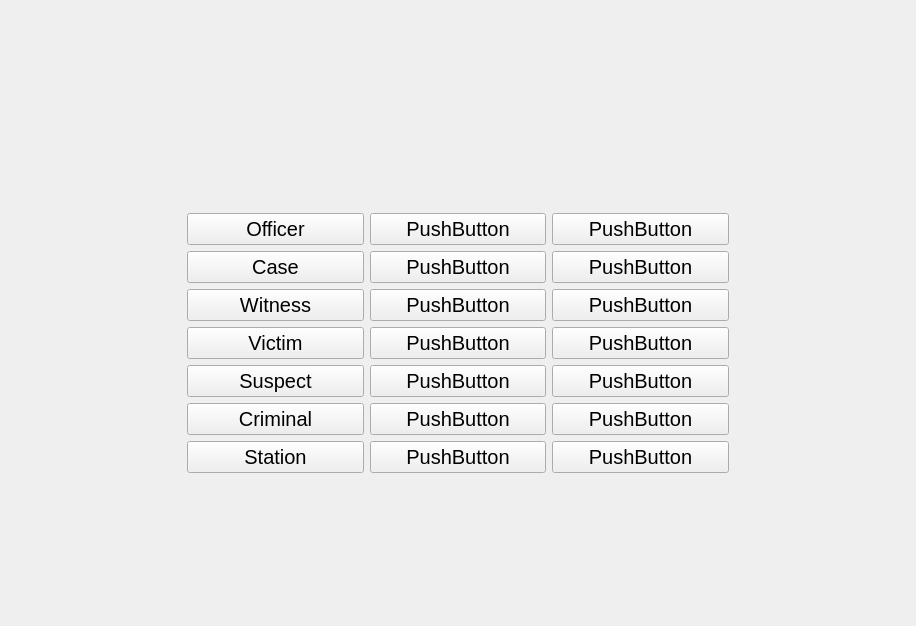
<?xml version="1.0" encoding="UTF-8"?>
<ui version="4.0">
 <class>Form</class>
 <widget class="QWidget" name="Form">
  <property name="geometry">
   <rect>
    <x>0</x>
    <y>0</y>
    <width>916</width>
    <height>626</height>
   </rect>
  </property>
  <property name="windowTitle">
   <string>Form</string>
  </property>
  <layout class="QGridLayout" name="gridLayout_2">
   <item row="2" column="1">
    <layout class="QGridLayout" name="gridLayout">
     <item row="10" column="1">
      <widget class="QPushButton" name="CriminalsBtn">
       <property name="sizePolicy">
        <sizepolicy hsizetype="Minimum" vsizetype="Expanding">
         <horstretch>0</horstretch>
         <verstretch>0</verstretch>
        </sizepolicy>
       </property>
       <property name="font">
        <font>
         <pointsize>15</pointsize>
        </font>
       </property>
       <property name="text">
        <string>Criminal</string>
       </property>
      </widget>
     </item>
     <item row="5" column="5">
      <spacer name="horizontalSpacer_2">
       <property name="orientation">
        <enum>Qt::Horizontal</enum>
       </property>
       <property name="sizeHint" stdset="0">
        <size>
         <width>40</width>
         <height>20</height>
        </size>
       </property>
      </spacer>
     </item>
     <item row="6" column="3">
      <widget class="QPushButton" name="pushButton_5">
       <property name="font">
        <font>
         <pointsize>15</pointsize>
        </font>
       </property>
       <property name="text">
        <string>PushButton</string>
       </property>
      </widget>
     </item>
     <item row="3" column="4">
      <widget class="QPushButton" name="pushButton_10">
       <property name="font">
        <font>
         <pointsize>15</pointsize>
        </font>
       </property>
       <property name="text">
        <string>PushButton</string>
       </property>
      </widget>
     </item>
     <item row="3" column="3">
      <widget class="QPushButton" name="pushButton_4">
       <property name="font">
        <font>
         <pointsize>15</pointsize>
        </font>
       </property>
       <property name="text">
        <string>PushButton</string>
       </property>
      </widget>
     </item>
     <item row="7" column="4">
      <widget class="QPushButton" name="pushButton_12">
       <property name="font">
        <font>
         <pointsize>15</pointsize>
        </font>
       </property>
       <property name="text">
        <string>PushButton</string>
       </property>
      </widget>
     </item>
     <item row="7" column="1">
      <widget class="QPushButton" name="Victims">
       <property name="sizePolicy">
        <sizepolicy hsizetype="Minimum" vsizetype="Expanding">
         <horstretch>0</horstretch>
         <verstretch>0</verstretch>
        </sizepolicy>
       </property>
       <property name="font">
        <font>
         <pointsize>15</pointsize>
        </font>
       </property>
       <property name="text">
        <string>Victim</string>
       </property>
      </widget>
     </item>
     <item row="10" column="4">
      <widget class="QPushButton" name="pushButton_14">
       <property name="font">
        <font>
         <pointsize>15</pointsize>
        </font>
       </property>
       <property name="text">
        <string>PushButton</string>
       </property>
      </widget>
     </item>
     <item row="9" column="3">
      <widget class="QPushButton" name="pushButton_7">
       <property name="font">
        <font>
         <pointsize>15</pointsize>
        </font>
       </property>
       <property name="text">
        <string>PushButton</string>
       </property>
      </widget>
     </item>
     <item row="10" column="3">
      <widget class="QPushButton" name="pushButton_8">
       <property name="font">
        <font>
         <pointsize>15</pointsize>
        </font>
       </property>
       <property name="text">
        <string>PushButton</string>
       </property>
      </widget>
     </item>
     <item row="9" column="1">
      <widget class="QPushButton" name="SuspectsBtn">
       <property name="sizePolicy">
        <sizepolicy hsizetype="Minimum" vsizetype="Expanding">
         <horstretch>0</horstretch>
         <verstretch>0</verstretch>
        </sizepolicy>
       </property>
       <property name="font">
        <font>
         <pointsize>15</pointsize>
        </font>
       </property>
       <property name="text">
        <string>Suspect</string>
       </property>
      </widget>
     </item>
     <item row="6" column="1">
      <widget class="QPushButton" name="WitnessesBtn">
       <property name="sizePolicy">
        <sizepolicy hsizetype="Minimum" vsizetype="Expanding">
         <horstretch>0</horstretch>
         <verstretch>0</verstretch>
        </sizepolicy>
       </property>
       <property name="font">
        <font>
         <pointsize>15</pointsize>
        </font>
       </property>
       <property name="text">
        <string>Witness</string>
       </property>
      </widget>
     </item>
     <item row="6" column="4">
      <widget class="QPushButton" name="pushButton_11">
       <property name="font">
        <font>
         <pointsize>15</pointsize>
        </font>
       </property>
       <property name="text">
        <string>PushButton</string>
       </property>
      </widget>
     </item>
     <item row="1" column="3">
      <layout class="QHBoxLayout" name="horizontalLayout">
       <item>
        <spacer name="horizontalSpacer_4">
         <property name="orientation">
          <enum>Qt::Horizontal</enum>
         </property>
         <property name="sizeHint" stdset="0">
          <size>
           <width>40</width>
           <height>20</height>
          </size>
         </property>
        </spacer>
       </item>
      </layout>
     </item>
     <item row="5" column="0">
      <spacer name="horizontalSpacer">
       <property name="orientation">
        <enum>Qt::Horizontal</enum>
       </property>
       <property name="sizeHint" stdset="0">
        <size>
         <width>40</width>
         <height>20</height>
        </size>
       </property>
      </spacer>
     </item>
     <item row="5" column="4">
      <widget class="QPushButton" name="pushButton_2">
       <property name="font">
        <font>
         <pointsize>15</pointsize>
        </font>
       </property>
       <property name="text">
        <string>PushButton</string>
       </property>
      </widget>
     </item>
     <item row="1" column="4">
      <spacer name="horizontalSpacer_6">
       <property name="orientation">
        <enum>Qt::Horizontal</enum>
       </property>
       <property name="sizeHint" stdset="0">
        <size>
         <width>40</width>
         <height>20</height>
        </size>
       </property>
      </spacer>
     </item>
     <item row="5" column="3">
      <widget class="QPushButton" name="pushButton_3">
       <property name="font">
        <font>
         <pointsize>15</pointsize>
        </font>
       </property>
       <property name="text">
        <string>PushButton</string>
       </property>
      </widget>
     </item>
     <item row="9" column="4">
      <widget class="QPushButton" name="pushButton_13">
       <property name="font">
        <font>
         <pointsize>15</pointsize>
        </font>
       </property>
       <property name="text">
        <string>PushButton</string>
       </property>
      </widget>
     </item>
     <item row="3" column="1">
      <widget class="QPushButton" name="OfficersBtn">
       <property name="sizePolicy">
        <sizepolicy hsizetype="Minimum" vsizetype="Expanding">
         <horstretch>0</horstretch>
         <verstretch>0</verstretch>
        </sizepolicy>
       </property>
       <property name="font">
        <font>
         <pointsize>15</pointsize>
        </font>
       </property>
       <property name="text">
        <string>Officer</string>
       </property>
      </widget>
     </item>
     <item row="2" column="3">
      <spacer name="verticalSpacer_3">
       <property name="orientation">
        <enum>Qt::Vertical</enum>
       </property>
       <property name="sizeHint" stdset="0">
        <size>
         <width>20</width>
         <height>40</height>
        </size>
       </property>
      </spacer>
     </item>
     <item row="7" column="3">
      <widget class="QPushButton" name="pushButton_6">
       <property name="font">
        <font>
         <pointsize>15</pointsize>
        </font>
       </property>
       <property name="text">
        <string>PushButton</string>
       </property>
      </widget>
     </item>
     <item row="1" column="1">
      <spacer name="horizontalSpacer_5">
       <property name="orientation">
        <enum>Qt::Horizontal</enum>
       </property>
       <property name="sizeHint" stdset="0">
        <size>
         <width>40</width>
         <height>20</height>
        </size>
       </property>
      </spacer>
     </item>
     <item row="5" column="1">
      <widget class="QPushButton" name="CasesBtn">
       <property name="sizePolicy">
        <sizepolicy hsizetype="Minimum" vsizetype="Expanding">
         <horstretch>0</horstretch>
         <verstretch>0</verstretch>
        </sizepolicy>
       </property>
       <property name="font">
        <font>
         <pointsize>15</pointsize>
        </font>
       </property>
       <property name="text">
        <string>Case</string>
       </property>
      </widget>
     </item>
     <item row="12" column="1">
      <widget class="QPushButton" name="pushButton">
       <property name="sizePolicy">
        <sizepolicy hsizetype="Minimum" vsizetype="Expanding">
         <horstretch>0</horstretch>
         <verstretch>0</verstretch>
        </sizepolicy>
       </property>
       <property name="font">
        <font>
         <pointsize>15</pointsize>
        </font>
       </property>
       <property name="text">
        <string>Station</string>
       </property>
      </widget>
     </item>
     <item row="12" column="3">
      <widget class="QPushButton" name="pushButton_9">
       <property name="font">
        <font>
         <pointsize>15</pointsize>
        </font>
       </property>
       <property name="text">
        <string>PushButton</string>
       </property>
      </widget>
     </item>
     <item row="12" column="4">
      <widget class="QPushButton" name="pushButton_15">
       <property name="font">
        <font>
         <pointsize>15</pointsize>
        </font>
       </property>
       <property name="text">
        <string>PushButton</string>
       </property>
      </widget>
     </item>
    </layout>
   </item>
   <item row="3" column="1">
    <spacer name="verticalSpacer">
     <property name="orientation">
      <enum>Qt::Vertical</enum>
     </property>
     <property name="sizeHint" stdset="0">
      <size>
       <width>20</width>
       <height>40</height>
      </size>
     </property>
    </spacer>
   </item>
   <item row="1" column="1">
    <spacer name="verticalSpacer_2">
     <property name="orientation">
      <enum>Qt::Vertical</enum>
     </property>
     <property name="sizeHint" stdset="0">
      <size>
       <width>20</width>
       <height>40</height>
      </size>
     </property>
    </spacer>
   </item>
  </layout>
 </widget>
 <resources/>
 <connections/>
</ui>
